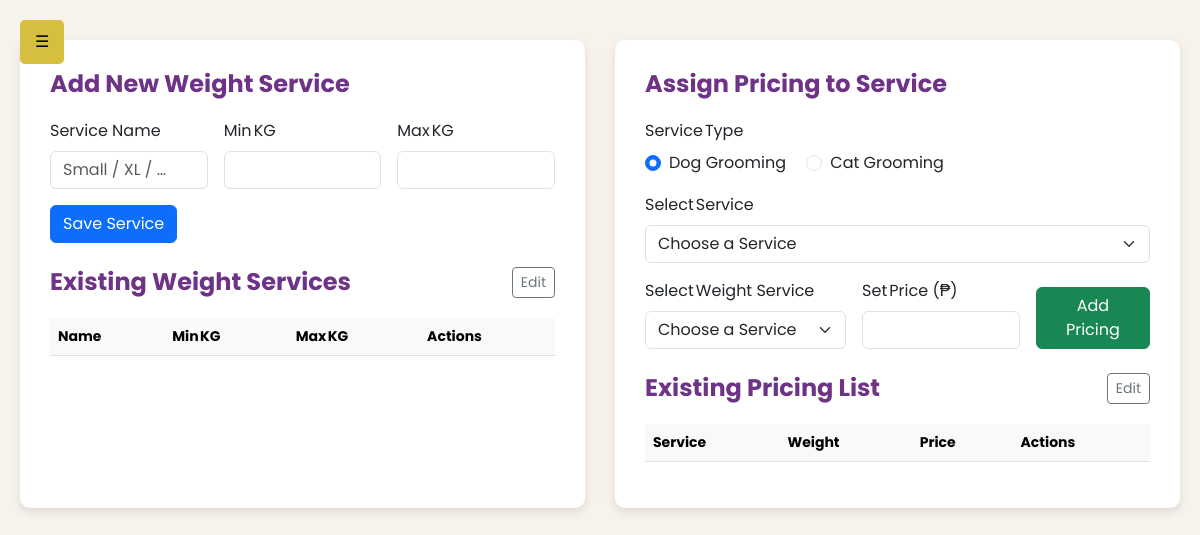
Before: /admin/admin-pricing-list.php with the older database file.
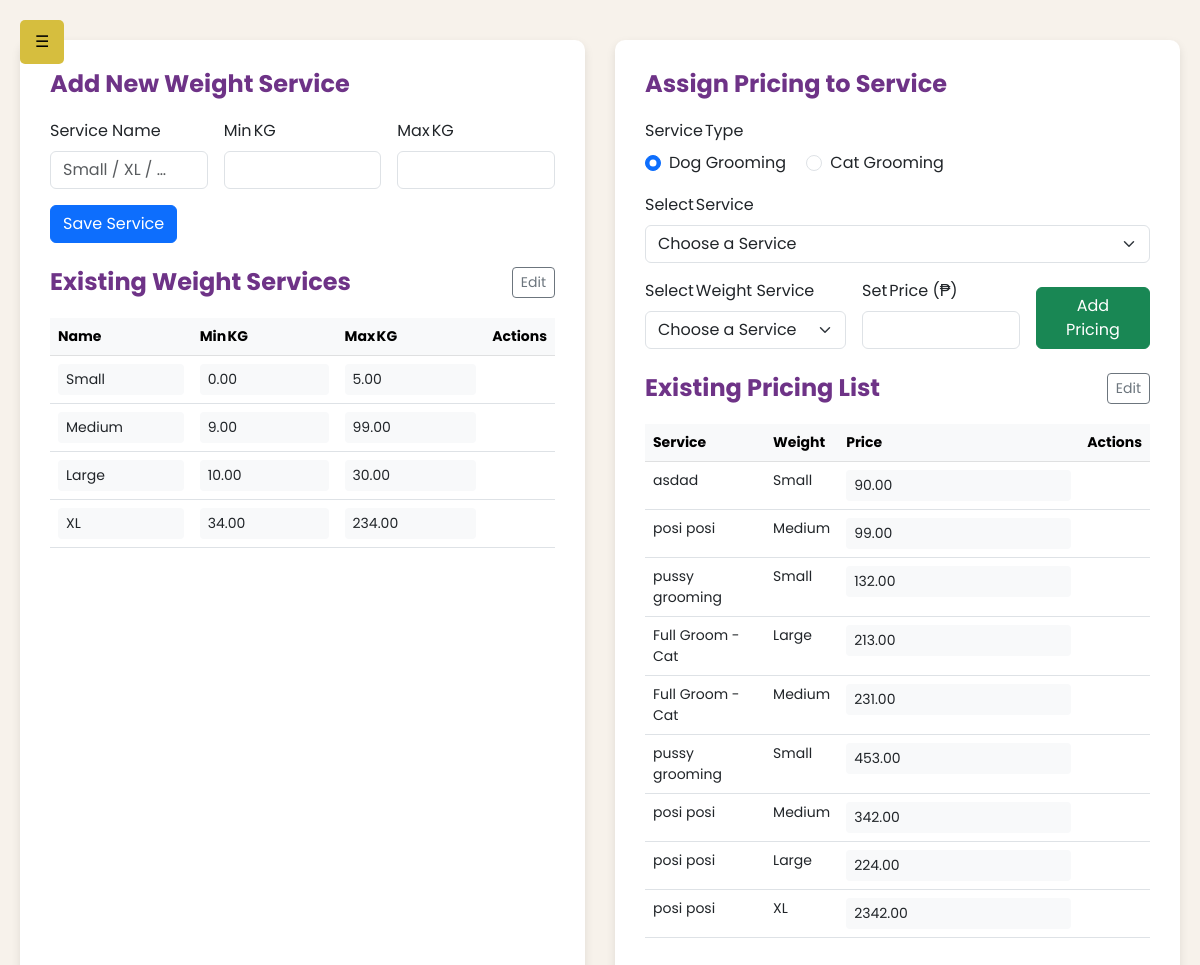
After: the same page with the newer database file.
### tables this page shows
CREATE TABLE `weight_categories` (
  `id` int(11) NOT NULL,
  `category_name` enum('Small','Medium','Large','XL') NOT NULL,
  `min_kg` decimal(5,2) NOT NULL,
  `max_kg` decimal(5,2) NOT NULL
);

CREATE TABLE `pricing` (
  `id` int(11) NOT NULL,
  `service_id` int(11) NOT NULL,
  `price` decimal(10,2) NOT NULL,
  `category_id` int(11) DEFAULT NULL
);

CREATE TABLE `services` (
  `id` int(11) NOT NULL,
  `service_name` varchar(255) NOT NULL,
  `service_description` text NOT NULL,
  `service_price` decimal(10,2) NOT NULL,
  `service_image` varchar(255) NOT NULL,
  `created_at` timestamp NOT NULL DEFAULT current_timestamp(),
  `service_type` varchar(255) NOT NULL,
  `is_deleted` tinyint(1) DEFAULT 0
);

### admin/admin-pricing-list.php (the view, shortened to what this page needs)
<?php
include_once '../db.php';
$isAjax = ($_SERVER['REQUEST_METHOD'] === 'POST' && isset($_POST['action']));
if (!$isAjax) {
    include_once 'admin-navigation.php';
}
$weightRows = $conn->query("SELECT * FROM weight_categories ORDER BY id ASC")->fetch_all(MYSQLI_ASSOC);
$pricingRows = $conn->query("
    SELECT p.id, s.service_name, wc.category_name, p.price, p.service_id, p.category_id
    FROM pricing p
    JOIN services s  ON p.service_id  = s.id
    JOIN weight_categories wc ON p.category_id = wc.id
    ORDER BY p.id ASC
")->fetch_all(MYSQLI_ASSOC);
?>
<!DOCTYPE html>
<html lang="en">
<head>
<link href="https://cdn.jsdelivr.net/npm/bootstrap@5.3.0/dist/css/bootstrap.min.css" rel="stylesheet">
</head>
<body>
<div class="main-wrapper">
<div class="card-container">
    <h4>Add New Weight Service</h4>
    <form id="weightForm" class="mb-4" onsubmit="return false;">
        <div class="row g-3">
            <div class="col-md-4">
                <label class="form-label" for="wName">Service Name</label>
                <input type="text" id="wName" name="wName" class="form-control" required placeholder="Small / XL / …">
            </div>
            <div class="col-md-4">
                <label class="form-label" for="wMin">Min KG</label>
                <input type="number" id="wMin" name="wMin" class="form-control" step="0.01" required>
            </div>
            <div class="col-md-4">
                <label class="form-label" for="wMax">Max KG</label>
                <input type="number" id="wMax" name="wMax" class="form-control" step="0.01" required>
            </div>
        </div>
        <button class="btn btn-primary mt-3" onclick="addWeight()">Save Service</button>
    </form>
    <div class="d-flex justify-content-between align-items-center">
        <h4 class="m-0">Existing Weight Services</h4>
        <button class="btn btn-outline-secondary btn-sm toggle-edit" data-table="weightTable">Edit</button>
    </div>
    <table class="table table-hover view-only" id="weightTable">
        <thead class="table-light"><tr><th>Name</th><th>Min KG</th><th>Max KG</th><th>Actions</th></tr></thead>
        <tbody id="weightBody">
        <?php foreach($weightRows as $r): ?>
            <tr data-id="<?= $r['id'] ?>">
                <td><input class="form-control form-control-sm" value="<?= htmlspecialchars($r['category_name']) ?>"></td>
                <td><input type="number" class="form-control form-control-sm" value="<?= $r['min_kg'] ?>"></td>
                <td><input type="number" class="form-control form-control-sm" value="<?= $r['max_kg'] ?>"></td>
                <td>
                </td>
            </tr>
        <?php endforeach;?>
        </tbody>
    </table>
</div>
<div class="card-container">
    <h4>Assign Pricing to Service</h4>
    <div class="mb-3">
        <label class="form-label">Service Type</label><br>
        <div class="form-check form-check-inline">
            <input class="form-check-input service-type" type="radio" name="serviceType" value="DogGrooming" id="radioDog" checked>
            <label class="form-check-label" for="radioDog">Dog Grooming</label>
        </div>
        <div class="form-check form-check-inline">
            <input class="form-check-input service-type" type="radio" name="serviceType" value="CatGrooming" id="radioCat">
            <label class="form-check-label" for="radioCat">Cat Grooming</label>
        </div>
    </div>
    <div class="mb-3">
        <label class="form-label" for="serviceSelect">Select Service</label>
        <select id="serviceSelect" class="form-select" required>
            <option selected disabled value="">Choose a Service</option>
        </select>
    </div>
    <div class="row g-3 mb-4">
        <div class="col-md-5">
            <label class="form-label" for="weightSelect">Select Weight Service</label>
            <select id="weightSelect" class="form-select" required>
                <option selected disabled value="">Choose a Service</option>
            </select>
        </div>
        <div class="col-md-4">
            <label class="form-label" for="priceInput">Set Price (₱)</label>
            <input type="number" id="priceInput" class="form-control" step="0.01" required>
        </div>
        <div class="col-md-3 d-flex align-items-end">
            <button class="btn btn-success w-100" onclick="addPricing()">Add Pricing</button>
        </div>
    </div>
    <div class="d-flex justify-content-between align-items-center">
        <h4 class="m-0">Existing Pricing List</h4>
        <button class="btn btn-outline-secondary btn-sm toggle-edit" data-table="pricingTable">Edit</button>
    </div>
    <table class="table table-hover view-only" id="pricingTable">
        <thead class="table-light"><tr><th>Service</th><th>Weight</th><th>Price</th><th>Actions</th></tr></thead>
        <tbody id="pricingBody">
        <?php foreach($pricingRows as $p): ?>
            <tr data-id="<?= $p['id'] ?>" data-service="<?= $p['service_id'] ?>" data-weight="<?= $p['category_id'] ?>">
                <td><?= htmlspecialchars($p['service_name']) ?></td>
                <td><?= htmlspecialchars($p['category_name']) ?></td>
                <td><input type="number" class="form-control form-control-sm" value="<?= $p['price'] ?>"></td>
                <td>
                </td>
            </tr>
        <?php endforeach;?>
        </tbody>
    </table>
</div>
</div>
<div class="toast-container p-3">
</div>
</body>
</html>

### admin/admin-navigation.php (shortened to what this page needs)
<!DOCTYPE html>
<html lang="en">
<head>
</head>
<body>
    <button class="menu-toggle" onclick="toggleMenu()">☰</button>
</body>
</html>

### admin/admin-navigation.php (style rules this page uses)
:root { --primary: #6E3387; --alt: #8F54A0; --accent: #D6BE3E; --bg-light: #FFFFFF; --text-dark: #000000; }
body { margin: 0; padding: 0; font-family: 'Poppins', sans-serif; display: flex; }
.menu-toggle { position: fixed; top: 20px; left: 20px; background: var(--accent); color: var(--text-dark); border: none; padding: 10px 15px; border-radius: 5px; cursor: pointer; z-index: 1100; }

### admin/admin-pricing-list.php (style rules this page uses)
body { background:#F7F2EB;font-family:'Poppins',sans-serif;margin:0;padding:40px 20px;display:flex;justify-content:center; }
.main-wrapper { display:flex;flex-wrap:wrap;gap:30px;max-width:1600px;justify-content:center;width:100%; }
.card-container { background:#fff;border-radius:10px;box-shadow:0 4px 10px rgba(0,0,0,.1);padding:30px;flex:1 1 480px;max-width:650px;display:flex;flex-direction:column; }
.card-container h4 { color:#6E3387;font-weight:bold;margin-bottom:20px; }
table { font-size:14px;margin-top:20px; }
.view-only input,.view-only select { pointer-events:none;user-select:none;background:#f8f9fa;border:none; }
.toast-container { position:fixed;top:1rem;right:1rem;z-index:1200; }

Changed rows visible on the page:
added weight_categories: category_name "Small", min_kg "0.00", max_kg "5.00"
added weight_categories: category_name "Medium", min_kg "9.00", max_kg "99.00"
added weight_categories: category_name "Large", min_kg "10.00", max_kg "30.00"
added weight_categories: category_name "XL", min_kg "34.00", max_kg "234.00"
added pricing: service.service_name "asdad", category.category_name "Small", price "90.00"
added pricing: service.service_name "posi posi", category.category_name "Medium", price "99.00"
added pricing: service.service_name "pussy grooming", category.category_name "Small", price "132.00"
added pricing: service.service_name "Full Groom - Cat", category.category_name "Large", price "213.00"
added pricing: service.service_name "Full Groom - Cat", category.category_name "Medium", price "231.00"
added pricing: service.service_name "pussy grooming", category.category_name "Small", price "453.00"
added pricing: service.service_name "posi posi", category.category_name "Medium", price "342.00"
added pricing: service.service_name "posi posi", category.category_name "Large", price "224.00"
added pricing: service.service_name "posi posi", category.category_name "XL", price "2342.00"
